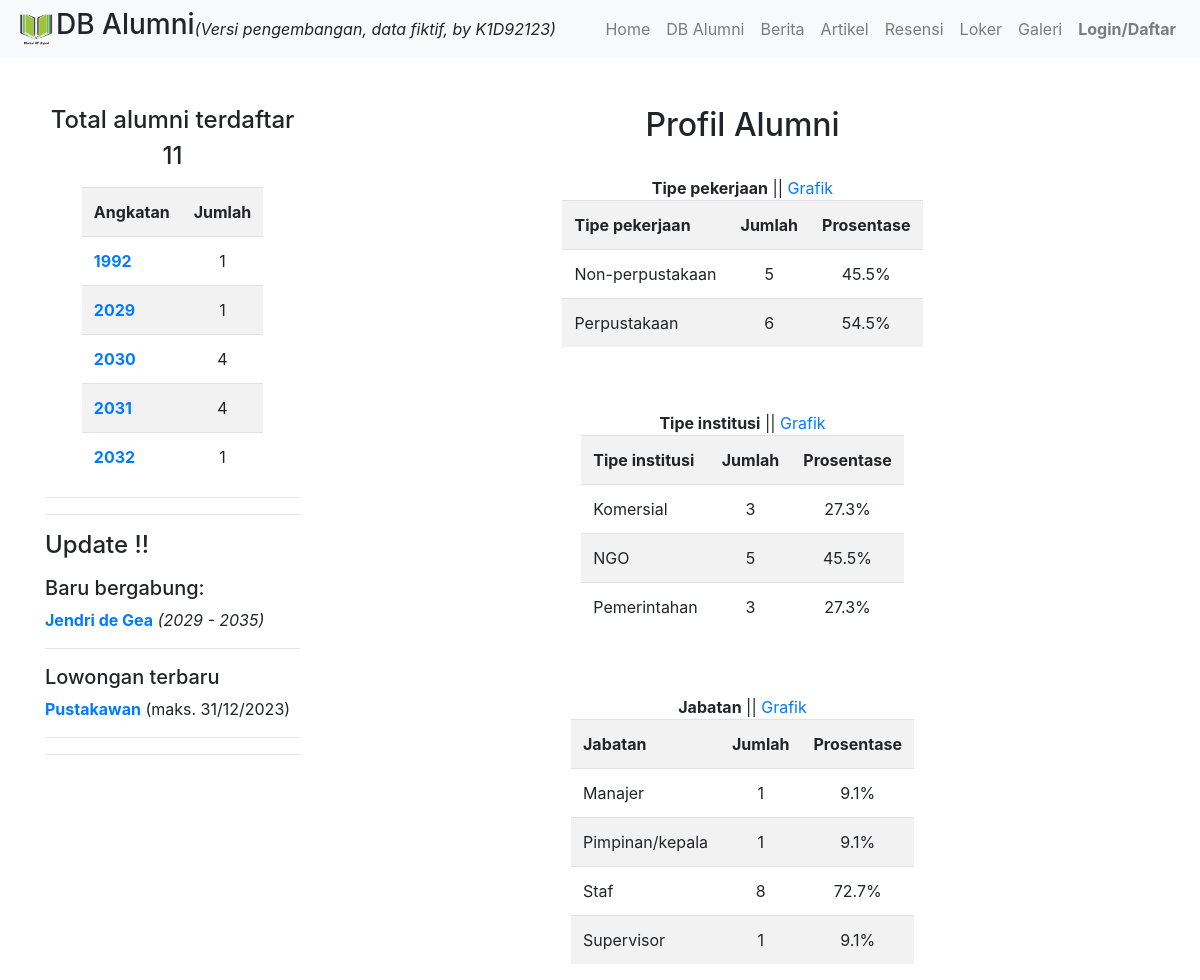
The page / on the database its author committed.
### alumni/models.py (models this page shows, shortened)
class Profile(models.Model):
    user = models.OneToOneField(User, on_delete=models.CASCADE)
    angkatan = models.IntegerField(null=True)
    lulusan = models.IntegerField(null=True)
    avatar = models.ImageField(default='logounpad.jpg', upload_to='photo')
    bio = models.TextField()

class Loker(models.Model):
    user = models.CharField(max_length =150)
    posisi = models.CharField(max_length =150)
    batas = models.DateField(null=True)
    instansi = models.CharField(max_length =150)
    deskripsi = models.TextField()

class Survei(models.Model):
    user = models.CharField(max_length = 50)
    tempat_kerja = models.CharField(max_length =150, choices=[
        ('Perpustakaan','Perpustakaan'),
        ('Non-perpustakaan','Non-perpustakaan'),
        ], default='Perpustakaan')
    jenis_instansi = models.CharField(max_length =150, choices=[
        ('Pemerintahan','Pemerintahan'),
        ('NGO','NGO'),
        ('Komersial','Komersial'),
        ], default='Pemerintahan')
    jabatan = models.CharField(max_length =150, choices=[
        ('Pimpinan/kepala','Pimpinan/kepala'),
        ('Manajer','Manajer'),
        ('Supervisor','Supervisor'),
        ('Staf','Staf'),
        ], default='Staf')

### alumni/views.py (the view)
# urls.py: path('', views.home, name='home'),
def home(request):
    total_alumni = Profile.objects.count()
    baru_daftar = User.objects.latest('id')
    nama_baru_daftar = Profile.objects.get(user=baru_daftar)
    angkatan = Profile.objects.values('angkatan').annotate(angkatancount=Count('angkatan'))
    baru_loker = Loker.objects.latest('id')
    typekerjaan = Survei.objects.values('tempat_kerja').annotate(typepekerjaancount=Count('tempat_kerja'))
    typekantor = Survei.objects.values('jenis_instansi').annotate(typekantorcount=Count('jenis_instansi'))
    jabatan = Survei.objects.values('jabatan').annotate(jabatancount=Count('jabatan'))
    context = {
        'total_alumni' : total_alumni,
        'angkatan' : angkatan,
        'baru_daftar' : baru_daftar,
        'nama_baru_daftar' : nama_baru_daftar,
        'baru_loker' : baru_loker,
        'typekerjaan' : typekerjaan,
        'typekantor' : typekantor,
        'jabatan' : jabatan,
        }
    return render(request,'home.html', context)

### alumni/templatetags/percent_aut.py (called while the page is built)
@register.filter
def as_percentage_of(part, whole):
    try:
        return "%.1f%%" % (float(part) / whole * 100)
    except (ValueError, ZeroDivisionError):
        return ""

### alumni/templates/home.html (shortened to what this page needs)
{% extends 'base.html' %}
{% block content %}
<div class="container">
  <div class="row">
    <div class="col-md-3">
      <div class="stacked-div text-left">
        <br><br>  <center>
        <h4>Total alumni terdaftar</h4>
            <h4>{{ total_alumni }} </h4>
            <p>
                <table style="width: auto;" class="table table-striped">
                <tr bgcolor='lightgrey'>
                <td><b>Angkatan</b></td>
                <td align="center"><b>Jumlah</b></td>
            </tr>
    {% for x in angkatan %}
    <tr>
        <td><a href="alumni/detail_angkatan/{{ x.angkatan }}"><b>{{ x.angkatan }}</b></a></td>
        <td align="center">{{ x.angkatancount }}</td>
    </tr>
    {% endfor %}
    </table>
    <hr><hr>
      </div>
      <div class="stacked-div">
        <h4>Update !!</h4>
            <p>
            <h5>Baru bergabung:</h5>
            <p><b><a href="alumni/detail_alumni/{{ nama_baru_daftar.id }}">{{ baru_daftar.first_name }} {{ baru_daftar.last_name }}</a></b> <i>({{ nama_baru_daftar.angkatan }} - {{ nama_baru_daftar.lulusan }})</i></p>
            <hr>
            <h5>Lowongan terbaru</h5>
            <p><a href="list_loker/detail_loker/{{ baru_loker.id }}"><b>{{baru_loker.posisi }}</b></a> (maks. {{baru_loker.batas|date:'d/m/Y' }}) </p>
      </div>
      <hr><hr>
    </div>
<div class="col-md-9">
      <div class="single-div text-center">
       <br><br>   <center>
        <h2>Profil Alumni</h2>
{% load percent_aut %}
<br><b>Tipe pekerjaan</b> || <a href="/alumni/pekerjaan-chart/">Grafik</a>
<table style="width: auto;" class="table table-striped">
                <tr bgcolor='lightgrey'>
                <td><b>Tipe pekerjaan</b></td>
                <td align="center"><b>Jumlah</b></td>
                <td align="center"><b>Prosentase</b></td>
            </tr>
    {% for x in typekerjaan %}
    <tr>
        <td>{{ x.tempat_kerja }}</td>
        <td align="center">{{ x.typepekerjaancount }}</td>
        <td align="center">{{ x.typepekerjaancount|as_percentage_of:total_alumni }}</td>
    </tr>
    {% endfor %}
    </table>
<br><br><b>Tipe institusi</b> ||  <a href="/alumni/institusi-chart/">Grafik</a>
<table style="width: auto;" class="table table-striped">
                <tr bgcolor='lightgrey'>
                <td><b>Tipe institusi</b></td>
                <td align="center"><b>Jumlah</b></td>
                <td align="center"><b>Prosentase</b></td>
            </tr>
    {% for x in typekantor %}
    <tr>
        <td>{{ x.jenis_instansi }}</td>
        <td align="center">{{ x.typekantorcount }}</td>
        <td align="center">{{ x.typekantorcount|as_percentage_of:total_alumni }}</td>
    </tr>
    {% endfor %}
    </table>
<br><br><b>Jabatan</b> || <a href="/alumni/jabatan-chart/">Grafik</a>
<table style="width: auto;" class="table table-striped">
                <tr bgcolor='lightgrey'>
                <td><b>Jabatan</b></td>
                <td align="center"><b>Jumlah</b></td>
                <td align="center"><b>Prosentase</b></td>
            </tr>
    {% for x in jabatan %}
    <tr>
        <td>{{ x.jabatan }}</td>
        <td align="center">{{ x.jabatancount }}</td>
        <td align="center">{{ x.jabatancount|as_percentage_of:total_alumni }}</td>
    </tr>
    {% endfor %}
    </table>
      </div>
    </div>
  </div>
</div>
{% endblock %}

### rows shown on the page
Profile: angkatan "2029", lulusan "2035"
Loker: posisi "Pustakawan", batas "31/12/2023"
Survei: jabatan "Manajer", jabatancount "1", jabatancount|as_percentage_of "9.1%"
Survei: jabatan "Pimpinan/kepala", jabatancount "1", jabatancount|as_percentage_of "9.1%"
Survei: jabatan "Supervisor", jabatancount "1", jabatancount|as_percentage_of "9.1%"

### other values the page prints
{{ total_alumni }} "11"
{{ x.angkatan }} "1992" "2029" "2030" "2031" "2032"
{{ x.angkatancount }} "1" "1" "4" "4" "1"
{{ baru_daftar.first_name }} "Jendri"
{{ baru_daftar.last_name }} "de Gea"
{{ x.tempat_kerja }} "Non-perpustakaan" "Perpustakaan"
{{ x.typepekerjaancount }} "5" "6"
{{ x.typepekerjaancount|as_percentage_of:total_alumni }} "45.5%" "54.5%"
{{ x.jenis_instansi }} "Komersial" "NGO" "Pemerintahan"
{{ x.typekantorcount }} "3" "5" "3"
{{ x.typekantorcount|as_percentage_of:total_alumni }} "27.3%" "45.5%" "27.3%"
{{ x.jabatan }} "Staf"
{{ x.jabatancount }} "8"
{{ x.jabatancount|as_percentage_of:total_alumni }} "72.7%"
